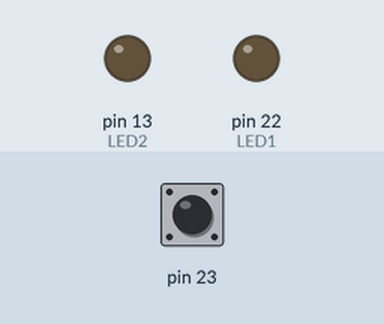
This sketch was run on a simulated Arduino Mega 2560, built with avr-gcc and run on an emulated ATmega2560. Shown: output pins drawn as LEDs (lit = HIGH). The inputs (shaded band) are chosen by the test bench; at power-on: pin 23 HIGH.

Above: at 1.2 s.
1.3 s: pin 23 pulled LOW for 0.15 s
At 2.5 s:
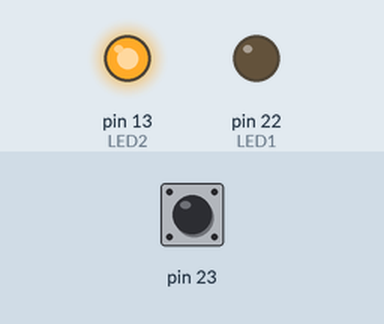
2.9 s: pin 23 pulled LOW for 1 s
At 4.6 s:
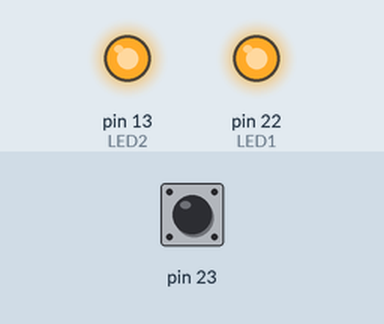
5.4 s: pin 23 pulled LOW for 0.15 s
At 6.7 s:
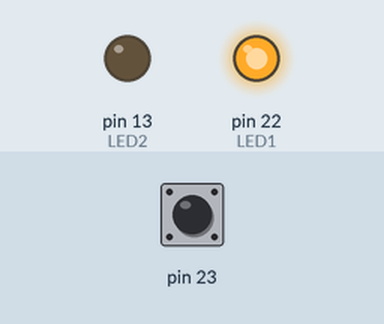
7.0 s: pin 23 pulled LOW for 3.2 s
At 8.9 s:
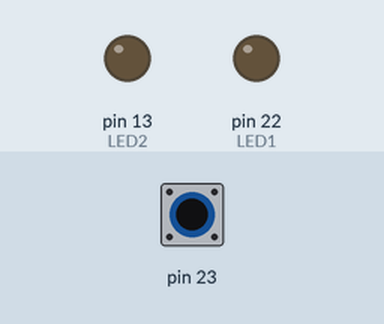
Timing chart, 0 to 10.4 s (numbered marks = the images above; inputs shaded):
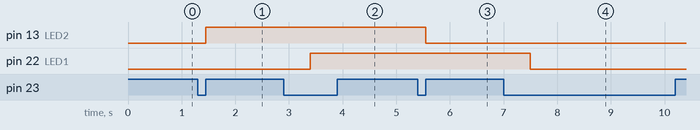

The sketch:

diy3-1-1.ino
```cpp
const byte LED1 = 22;
const byte LED2 = LED_BUILTIN;
const byte SW = 23;  // 開關腳

bool LED1State = false;
bool LED2State = false;

const bool ON = LOW;
long pressTime = 0;
long debounceTime = 30;
long longPressTime = 500;
long lastHoldTime = 0;
long holdTime = 200;

boolean isPressed = false;
boolean isLongPressed = false;

typedef enum {
  RELEASED,                 // 放開或「未按下」
  PRESSED,                  // 按下
  LONG_PRESSED,            // 長按
  PRESSING,                 // 持續按著
  RELEASED_FROM_PRESS,     // 從「按下」狀態放開，亦即「快按一下」。
  RELEASED_FROM_LONGPRESS // 從「長按」狀態放開
} SW_Status;

SW_Status checkSwitch(byte pin, bool ON=HIGH, bool pullup=false) {
  SW_Status status = RELEASED;  // 開關狀態，預設為「放開」。
 // 設定開關接腳的模式
 if (pullup) {
    pinMode(pin, INPUT_PULLUP);
 } else {
    pinMode(pin, INPUT);
 }

  if (digitalRead(pin) == ON) {
    if (!isPressed) {
      isPressed = true;
      status = PRESSED;   // 開關狀態設成「按下」
      pressTime = millis();
    }

    if (isLongPressed && (millis() - lastHoldTime >= holdTime)) {
      status = PRESSING;   // 開關狀態設成「持續按著」
      lastHoldTime = millis();
    }

    if (!isLongPressed && (millis() - pressTime > longPressTime)) {
      isLongPressed = true;
      status = LONG_PRESSED;  // 開關狀態設成「長按」
    }
  } else {
    if (isPressed) {
      if (isLongPressed == true) {
        isLongPressed = false;
        lastHoldTime = 0;
        status = RELEASED_FROM_LONGPRESS;  // 從「長按」狀態放開
      } else if ((millis() - pressTime) > debounceTime) {
        status = RELEASED_FROM_PRESS;      // 從「按下」狀態放開
      }
      isPressed = false;
    }
  }

  return status;   // 傳回開關狀態
}

void setup() {
  Serial.begin(115200);
  pinMode(LED1, OUTPUT);
  pinMode(LED2, OUTPUT);
  //pinMode(SW, INPUT_PULLUP);
}

void loop() {
  // 檢查開關（接腳, 按下是低電位, 啟用上拉電阻）
  switch (checkSwitch(SW, LOW, true)) {
    case RELEASED_FROM_PRESS:  // 若是「按一下」
      LED2State = !LED2State;
      digitalWrite(LED2, LED2State); // 點亮或熄滅LED2
      break;
    case LONG_PRESSED:         // 若是「長按」
      LED1State = !LED1State;
      digitalWrite(LED1, LED1State); // 點亮或熄滅LED1
      break;
  }
}
```

Measured:
- after the input at 1.3 s, pin 13 (LED2): LOW → HIGH after 0.15 s
- after the input at 2.9 s, pin 22 (LED1): LOW → HIGH after 0.50 s
- after the input at 5.4 s, pin 13 (LED2): HIGH → LOW after 0.15 s
- after the input at 7.0 s, pin 22 (LED1): HIGH → LOW after 0.50 s
